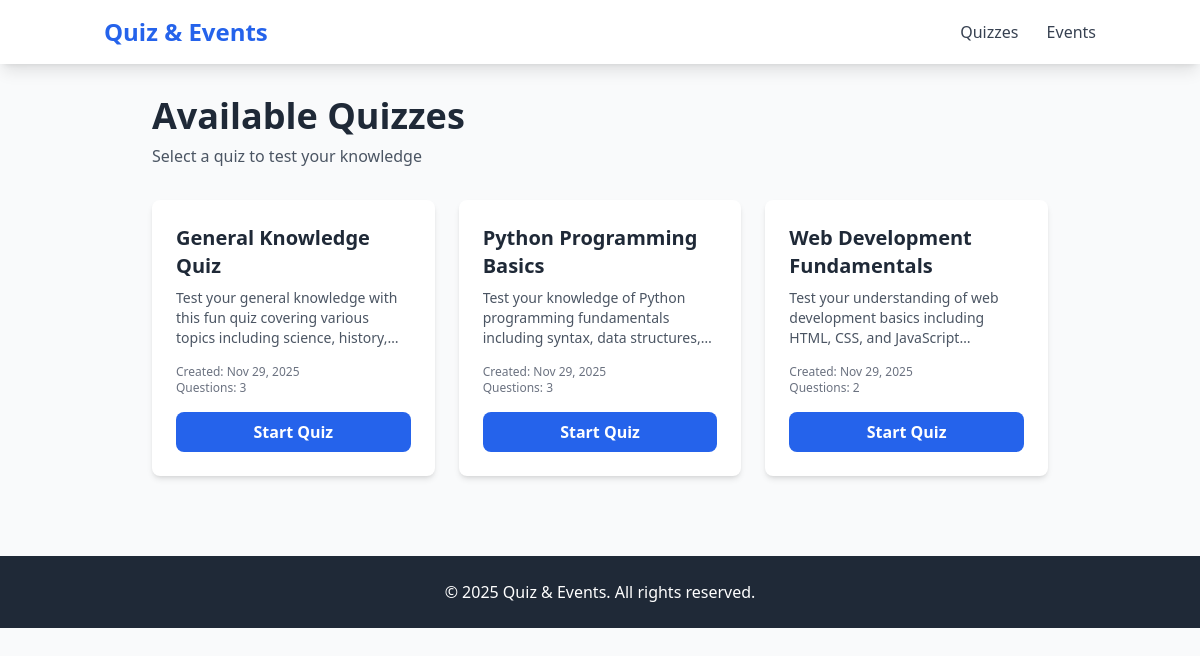
Screenshot of /quizzes/ with the database file from the repository.
### quizzes/models.py (models this page shows, shortened)
class Quiz(models.Model):
    title = models.CharField(max_length=200)
    description = models.TextField()
    created_at = models.DateTimeField(auto_now_add=True)
    updated_at = models.DateTimeField(auto_now=True)

### quizzes/views.py (the view)
# urls.py: path('quizzes/', quiz_views.quiz_list, name='quiz_list'),
def quiz_list(request):
    quizzes = Quiz.objects.all()
    return render(request, 'quizzes/quiz_list.html', {'quizzes': quizzes})

### templates/quizzes/quiz_list.html (shortened to what this page needs)
{% extends 'base.html' %}
{% block content %}
<div class="max-w-4xl mx-auto">
    <div class="mb-8">
        <h1 class="text-4xl font-bold text-gray-800 mb-2">Available Quizzes</h1>
        <p class="text-gray-600">Select a quiz to test your knowledge</p>
    </div>
    {% if quizzes %}
    <div class="grid gap-6 md:grid-cols-2 lg:grid-cols-3">
        {% for quiz in quizzes %}
        <div class="bg-white rounded-lg shadow-md hover:shadow-xl transition duration-300 overflow-hidden">
            <div class="p-6">
                <h2 class="text-xl font-bold text-gray-800 mb-2">{{ quiz.title }}</h2>
                <p class="text-gray-600 text-sm mb-4 line-clamp-3">
                    {{ quiz.description|truncatewords:20 }}
                </p>
                <div class="text-xs text-gray-500 mb-4">
                    <p>Created: {{ quiz.created_at|date:"M d, Y" }}</p>
                    <p>Questions: {{ quiz.questions.count }}</p>
                </div>
                <a
                    href="{% url 'start_quiz' quiz.id %}"
                    class="inline-block w-full bg-blue-600 hover:bg-blue-700 text-white font-semibold py-2 px-4 rounded-lg transition duration-200 text-center"
                >
                    Start Quiz
                </a>
            </div>
        </div>
        {% endfor %}
    </div>
    {% endif %}
</div>
{% endblock %}

### rows the page displays
Quiz: title "General Knowledge Quiz", description "Test your general knowledge with this fun quiz covering various topics including science,…", created_at "Nov 29, 2025", questions.count "3"
Quiz: title "Python Programming Basics", description "Test your knowledge of Python programming fundamentals including syntax, data…", created_at "Nov 29, 2025", questions.count "3"
Quiz: title "Web Development Fundamentals", description "Test your understanding of web development basics including HTML, CSS, and…", created_at "Nov 29, 2025", questions.count "2"
